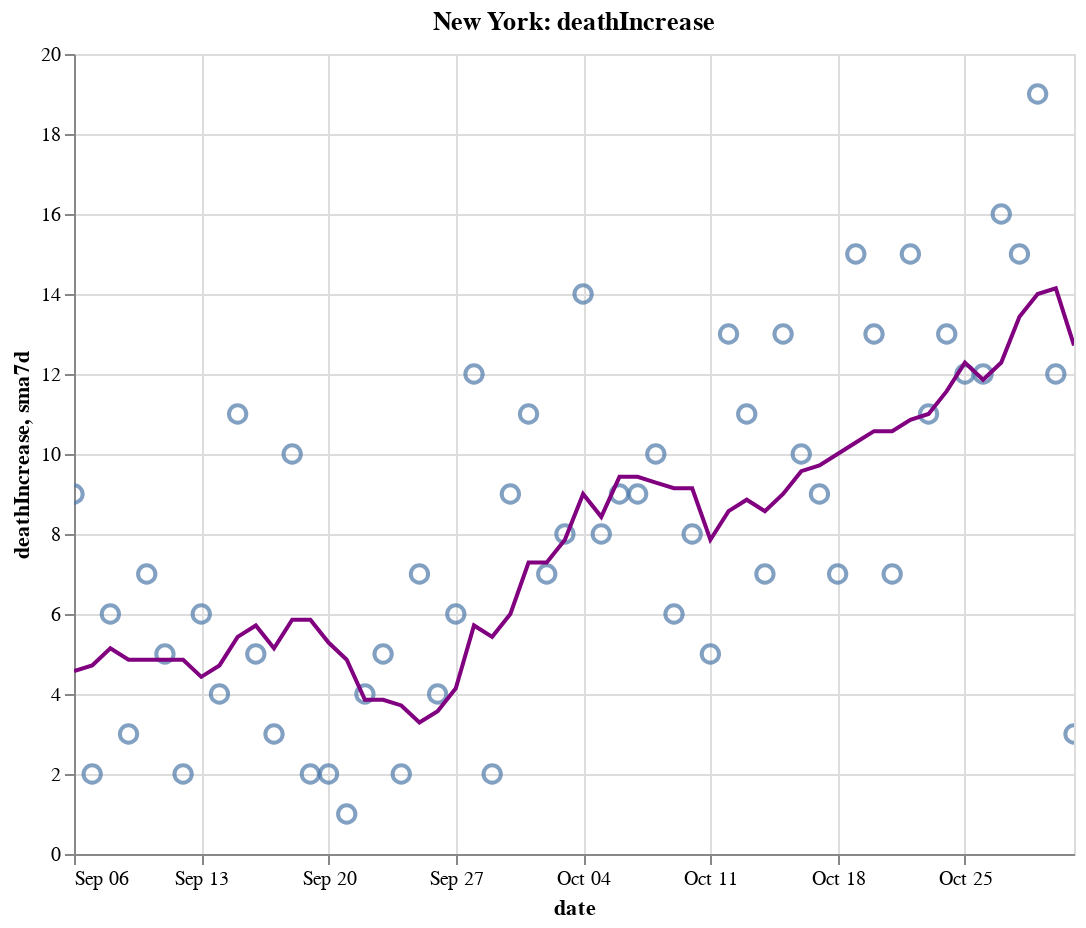

Notebook code for this chart:
### Code cell
create_plot(ny, 'deathIncrease')

### Figure 1 — Vega-Lite specification as saved in the notebook (floating-point values rounded to 4 significant figures)
{"config": {"view": {"continuousWidth": 400, "continuousHeight": 300}}, "layer": [{"layer": [{"mark": {"type": "point", "size": 75}, "encoding": {"tooltip": [{"type": "temporal", "field": "date"}, {"type": "quantitative", "field": "deathIncrease"}, {"type": "quantitative", "field": "sma7d"}], "x": {"type": "temporal", "field": "date"}, "y": {"type": "quantitative", "field": "deathIncrease"}}, "selection": {"selector012": {"type": "interval", "bind": "scales", "encodings": ["x", "y"]}}}, {"mark": {"type": "line", "color": "purple"}, "encoding": {"x": {"type": "temporal", "field": "date"}, "y": {"type": "quantitative", "field": "sma7d"}}}]}, {"mark": {"type": "rule", "color": "#aaa"}, "encoding": {"x": {"type": "temporal", "field": "date"}}, "transform": [{"filter": {"selection": "selector011"}}]}, {"mark": "circle", "encoding": {"opacity": {"condition": {"value": 1, "selection": "selector011"}, "value": 0}, "tooltip": [{"type": "temporal", "field": "date"}, {"type": "quantitative", "field": "deathIncrease"}, {"type": "quantitative", "field": "sma7d"}], "x": {"type": "temporal", "field": "date"}, "y": {"type": "quantitative", "field": "deathIncrease"}}, "selection": {"selector011": {"type": "single", "encodings": ["x"], "on": "mouseover", "nearest": true, "empty": "none"}}}, {"mark": {"type": "text", "align": "left", "dx": 5, "dy": -5, "stroke": "white", "strokeWidth": 2}, "encoding": {"text": {"type": "quantitative", "field": "deathIncrease"}, "tooltip": [{"type": "temporal", "field": "date"}, {"type": "quantitative", "field": "deathIncrease"}, {"type": "quantitative", "field": "sma7d"}], "x": {"type": "temporal", "field": "date"}, "y": {"type": "quantitative", "field": "deathIncrease"}}, "transform": [{"filter": {"selection": "selector011"}}]}, {"mark": {"type": "text", "align": "left", "dx": 5, "dy": -5}, "encoding": {"text": {"type": "quantitative", "field": "deathIncrease"}, "tooltip": [{"type": "temporal", "field": "date"}, {"type": "quantitative", "field": "deathIncrease"}, {"type": "quantitative", "field": "sma7d"}], "x": {"type": "temporal", "field": "date"}, "y": {"type": "quantitative", "field": "deathIncrease"}}, "transform": [{"filter": {"selection": "selector011"}}]}], "data": {"name": "data-3e142dda938706f54098b54405b08c43"}, "height": 400, "title": "New York: deathIncrease", "width": 500, "$schema": "https://vega.github.io/schema/vega-lite/v4.8.1.json", "datasets": {"data-3e142dda938706f54098b54405b08c43": [{"date": "2020-09-06T00:00:00", "totalTestResultsIncrease": 85630.0, "positiveIncrease": 729.0, "death": 25360.0, "deathIncrease": 9.0, "positiveRate": 0.009, "state": "New York", "sma7d": 4.571}, {"date": "2020-09-07T00:00:00", "totalTestResultsIncrease": 58860.0, "positiveIncrease": 520.0, "death": 25360.0, "deathIncrease": 2.0, "positiveRate": 0.009, "state": "New York", "sma7d": 4.714}, {"date": "2020-09-08T00:00:00", "totalTestResultsIncrease": 57830.0, "positiveIncrease": 557.0, "death": 25370.0, "deathIncrease": 6.0, "positiveRate": 0.01, "state": "New York", "sma7d": 5.143}, {"date": "2020-09-09T00:00:00", "totalTestResultsIncrease": 63230.0, "positiveIncrease": 576.0, "death": 25370.0, "deathIncrease": 3.0, "positiveRate": 0.009, "state": "New York", "sma7d": 4.857}, {"date": "2020-09-10T00:00:00", "totalTestResultsIncrease": 76810.0, "positiveIncrease": 757.0, "death": 25380.0, "deathIncrease": 7.0, "positiveRate": 0.01, "state": "New York", "sma7d": 4.857}, {"date": "2020-09-11T00:00:00", "totalTestResultsIncrease": 89720.0, "positiveIncrease": 880.0, "death": 25380.0, "deathIncrease": 5.0, "positiveRate": 0.01, "state": "New York", "sma7d": 4.857}, {"date": "2020-09-12T00:00:00", "totalTestResultsIncrease": 102900.0, "positiveIncrease": 849.0, "death": 25380.0, "deathIncrease": 2.0, "positiveRate": 0.008, "state": "New York", "sma7d": 4.857}, {"date": "2020-09-13T00:00:00", "totalTestResultsIncrease": 72670.0, "positiveIncrease": 725.0, "death": 25390.0, "deathIncrease": 6.0, "positiveRate": 0.01, "state": "New York", "sma7d": 4.429}, {"date": "2020-09-14T00:00:00", "totalTestResultsIncrease": 63360.0, "positiveIncrease": 583.0, "death": 25390.0, "deathIncrease": 4.0, "positiveRate": 0.009, "state": "New York", "sma7d": 4.714}, {"date": "2020-09-15T00:00:00", "totalTestResultsIncrease": 73680.0, "positiveIncrease": 766.0, "death": 25400.0, "deathIncrease": 11.0, "positiveRate": 0.01, "state": "New York", "sma7d": 5.429}, {"date": "2020-09-16T00:00:00", "totalTestResultsIncrease": 75090.0, "positiveIncrease": 652.0, "death": 25410.0, "deathIncrease": 5.0, "positiveRate": 0.009, "state": "New York", "sma7d": 5.714}, {"date": "2020-09-17T00:00:00", "totalTestResultsIncrease": 91500.0, "positiveIncrease": 896.0, "death": 25410.0, "deathIncrease": 3.0, "positiveRate": 0.01, "state": "New York", "sma7d": 5.143}, {"date": "2020-09-18T00:00:00", "totalTestResultsIncrease": 89730.0, "positiveIncrease": 790.0, "death": 25420.0, "deathIncrease": 10.0, "positiveRate": 0.009, "state": "New York", "sma7d": 5.857}, {"date": "2020-09-19T00:00:00", "totalTestResultsIncrease": 110400.0, "positiveIncrease": 986.0, "death": 25420.0, "deathIncrease": 2.0, "positiveRate": 0.009, "state": "New York", "sma7d": 5.857}, {"date": "2020-09-20T00:00:00", "totalTestResultsIncrease": 100400.0, "positiveIncrease": 862.0, "death": 25430.0, "deathIncrease": 2.0, "positiveRate": 0.009, "state": "New York", "sma7d": 5.286}, {"date": "2020-09-21T00:00:00", "totalTestResultsIncrease": 58320.0, "positiveIncrease": 573.0, "death": 25430.0, "deathIncrease": 1.0, "positiveRate": 0.01, "state": "New York", "sma7d": 4.857}, {"date": "2020-09-22T00:00:00", "totalTestResultsIncrease": 84000.0, "positiveIncrease": 754.0, "death": 25430.0, "deathIncrease": 4.0, "positiveRate": 0.009, "state": "New York", "sma7d": 3.857}, {"date": "2020-09-23T00:00:00", "totalTestResultsIncrease": 70930.0, "positiveIncrease": 665.0, "death": 25440.0, "deathIncrease": 5.0, "positiveRate": 0.009, "state": "New York", "sma7d": 3.857}, {"date": "2020-09-24T00:00:00", "totalTestResultsIncrease": 92950.0, "positiveIncrease": 955.0, "death": 25440.0, "deathIncrease": 2.0, "positiveRate": 0.01, "state": "New York", "sma7d": 3.714}, {"date": "2020-09-25T00:00:00", "totalTestResultsIncrease": 94820.0, "positiveIncrease": 908.0, "death": 25450.0, "deathIncrease": 7.0, "positiveRate": 0.01, "state": "New York", "sma7d": 3.286}, {"date": "2020-09-26T00:00:00", "totalTestResultsIncrease": 99950.0, "positiveIncrease": 1005.0, "death": 25450.0, "deathIncrease": 4.0, "positiveRate": 0.01, "state": "New York", "sma7d": 3.571}, {"date": "2020-09-27T00:00:00", "totalTestResultsIncrease": 84770.0, "positiveIncrease": 866.0, "death": 25460.0, "deathIncrease": 6.0, "positiveRate": 0.01, "state": "New York", "sma7d": 4.143}, {"date": "2020-09-28T00:00:00", "totalTestResultsIncrease": 52940.0, "positiveIncrease": 834.0, "death": 25470.0, "deathIncrease": 12.0, "positiveRate": 0.016, "state": "New York", "sma7d": 5.714}, {"date": "2020-09-29T00:00:00", "totalTestResultsIncrease": 88230.0, "positiveIncrease": 1189.0, "death": 25470.0, "deathIncrease": 2.0, "positiveRate": 0.013, "state": "New York", "sma7d": 5.429}, {"date": "2020-09-30T00:00:00", "totalTestResultsIncrease": 97960.0, "positiveIncrease": 1000.0, "death": 25480.0, "deathIncrease": 9.0, "positiveRate": 0.01, "state": "New York", "sma7d": 6.0}, {"date": "2020-10-01T00:00:00", "totalTestResultsIncrease": 109200.0, "positiveIncrease": 1382.0, "death": 25490.0, "deathIncrease": 11.0, "positiveRate": 0.013, "state": "New York", "sma7d": 7.286}, {"date": "2020-10-02T00:00:00", "totalTestResultsIncrease": 119500.0, "positiveIncrease": 1598.0, "death": 25500.0, "deathIncrease": 7.0, "positiveRate": 0.013, "state": "New York", "sma7d": 7.286}, {"date": "2020-10-03T00:00:00", "totalTestResultsIncrease": 134300.0, "positiveIncrease": 1731.0, "death": 25500.0, "deathIncrease": 8.0, "positiveRate": 0.013, "state": "New York", "sma7d": 7.857}, {"date": "2020-10-04T00:00:00", "totalTestResultsIncrease": 110300.0, "positiveIncrease": 1222.0, "death": 25520.0, "deathIncrease": 14.0, "positiveRate": 0.011, "state": "New York", "sma7d": 9.0}, {"date": "2020-10-05T00:00:00", "totalTestResultsIncrease": 76400.0, "positiveIncrease": 933.0, "death": 25530.0, "deathIncrease": 8.0, "positiveRate": 0.012, "state": "New York", "sma7d": 8.429}, {"date": "2020-10-06T00:00:00", "totalTestResultsIncrease": 96360.0, "positiveIncrease": 1393.0, "death": 25540.0, "deathIncrease": 9.0, "positiveRate": 0.014, "state": "New York", "sma7d": 9.429}, {"date": "2020-10-07T00:00:00", "totalTestResultsIncrease": 108200.0, "positiveIncrease": 1360.0, "death": 25540.0, "deathIncrease": 9.0, "positiveRate": 0.013, "state": "New York", "sma7d": 9.429}, {"date": "2020-10-08T00:00:00", "totalTestResultsIncrease": 145800.0, "positiveIncrease": 1836.0, "death": 25560.0, "deathIncrease": 10.0, "positiveRate": 0.013, "state": "New York", "sma7d": 9.286}, {"date": "2020-10-09T00:00:00", "totalTestResultsIncrease": 139300.0, "positiveIncrease": 1592.0, "death": 25560.0, "deathIncrease": 6.0, "positiveRate": 0.011, "state": "New York", "sma7d": 9.143}, {"date": "2020-10-10T00:00:00", "totalTestResultsIncrease": 134600.0, "positiveIncrease": 1447.0, "death": 25570.0, "deathIncrease": 8.0, "positiveRate": 0.011, "state": "New York", "sma7d": 9.143}, {"date": "2020-10-11T00:00:00", "totalTestResultsIncrease": 118300.0, "positiveIncrease": 1143.0, "death": 25570.0, "deathIncrease": 5.0, "positiveRate": 0.01, "state": "New York", "sma7d": 7.857}, {"date": "2020-10-12T00:00:00", "totalTestResultsIncrease": 91790.0, "positiveIncrease": 1029.0, "death": 25590.0, "deathIncrease": 13.0, "positiveRate": 0.011, "state": "New York", "sma7d": 8.571}, {"date": "2020-10-13T00:00:00", "totalTestResultsIncrease": 99070.0, "positiveIncrease": 1393.0, "death": 25600.0, "deathIncrease": 11.0, "positiveRate": 0.014, "state": "New York", "sma7d": 8.857}, {"date": "2020-10-14T00:00:00", "totalTestResultsIncrease": 111700.0, "positiveIncrease": 1232.0, "death": 25600.0, "deathIncrease": 7.0, "positiveRate": 0.011, "state": "New York", "sma7d": 8.571}, {"date": "2020-10-15T00:00:00", "totalTestResultsIncrease": 133200.0, "positiveIncrease": 1460.0, "death": 25620.0, "deathIncrease": 13.0, "positiveRate": 0.011, "state": "New York", "sma7d": 9.0}, {"date": "2020-10-16T00:00:00", "totalTestResultsIncrease": 136000.0, "positiveIncrease": 1707.0, "death": 25630.0, "deathIncrease": 10.0, "positiveRate": 0.013, "state": "New York", "sma7d": 9.571}, {"date": "2020-10-17T00:00:00", "totalTestResultsIncrease": 160000.0, "positiveIncrease": 1784.0, "death": 25640.0, "deathIncrease": 9.0, "positiveRate": 0.011, "state": "New York", "sma7d": 9.714}, {"date": "2020-10-18T00:00:00", "totalTestResultsIncrease": 128800.0, "positiveIncrease": 1390.0, "death": 25640.0, "deathIncrease": 7.0, "positiveRate": 0.011, "state": "New York", "sma7d": 10.0}, {"date": "2020-10-19T00:00:00", "totalTestResultsIncrease": 82010.0, "positiveIncrease": 998.0, "death": 25660.0, "deathIncrease": 15.0, "positiveRate": 0.012, "state": "New York", "sma7d": 10.29}, {"date": "2020-10-20T00:00:00", "totalTestResultsIncrease": 90540.0, "positiveIncrease": 1201.0, "death": 25670.0, "deathIncrease": 13.0, "positiveRate": 0.013, "state": "New York", "sma7d": 10.57}, {"date": "2020-10-21T00:00:00", "totalTestResultsIncrease": 124800.0, "positiveIncrease": 2026.0, "death": 25680.0, "deathIncrease": 7.0, "positiveRate": 0.016, "state": "New York", "sma7d": 10.57}, {"date": "2020-10-22T00:00:00", "totalTestResultsIncrease": 135300.0, "positiveIncrease": 1628.0, "death": 25690.0, "deathIncrease": 15.0, "positiveRate": 0.012, "state": "New York", "sma7d": 10.86}, {"date": "2020-10-23T00:00:00", "totalTestResultsIncrease": 141500.0, "positiveIncrease": 1637.0, "death": 25700.0, "deathIncrease": 11.0, "positiveRate": 0.012, "state": "New York", "sma7d": 11.0}, {"date": "2020-10-24T00:00:00", "totalTestResultsIncrease": 156900.0, "positiveIncrease": 2061.0, "death": 25720.0, "deathIncrease": 13.0, "positiveRate": 0.013, "state": "New York", "sma7d": 11.57}, {"date": "2020-10-25T00:00:00", "totalTestResultsIncrease": 120800.0, "positiveIncrease": 1632.0, "death": 25730.0, "deathIncrease": 12.0, "positiveRate": 0.014, "state": "New York", "sma7d": 12.29}, {"date": "2020-10-26T00:00:00", "totalTestResultsIncrease": 82120.0, "positiveIncrease": 1191.0, "death": 25740.0, "deathIncrease": 12.0, "positiveRate": 0.015, "state": "New York", "sma7d": 11.86}, {"date": "2020-10-27T00:00:00", "totalTestResultsIncrease": 111600.0, "positiveIncrease": 1991.0, "death": 25760.0, "deathIncrease": 16.0, "positiveRate": 0.018, "state": "New York", "sma7d": 12.29}, {"date": "2020-10-28T00:00:00", "totalTestResultsIncrease": 129700.0, "positiveIncrease": 2031.0, "death": 25770.0, "deathIncrease": 15.0, "positiveRate": 0.016, "state": "New York", "sma7d": 13.43}, {"date": "2020-10-29T00:00:00", "totalTestResultsIncrease": 168400.0, "positiveIncrease": 2499.0, "death": 25790.0, "deathIncrease": 19.0, "positiveRate": 0.015, "state": "New York", "sma7d": 14.0}, {"date": "2020-10-30T00:00:00", "totalTestResultsIncrease": 146900.0, "positiveIncrease": 2255.0, "death": 25800.0, "deathIncrease": 12.0, "positiveRate": 0.015, "state": "New York", "sma7d": 14.14}, {"date": "2020-10-31T00:00:00", "totalTestResultsIncrease": 137000.0, "positiveIncrease": 2049.0, "death": 25810.0, "deathIncrease": 3.0, "positiveRate": 0.015, "state": "New York", "sma7d": 12.71}]}}
